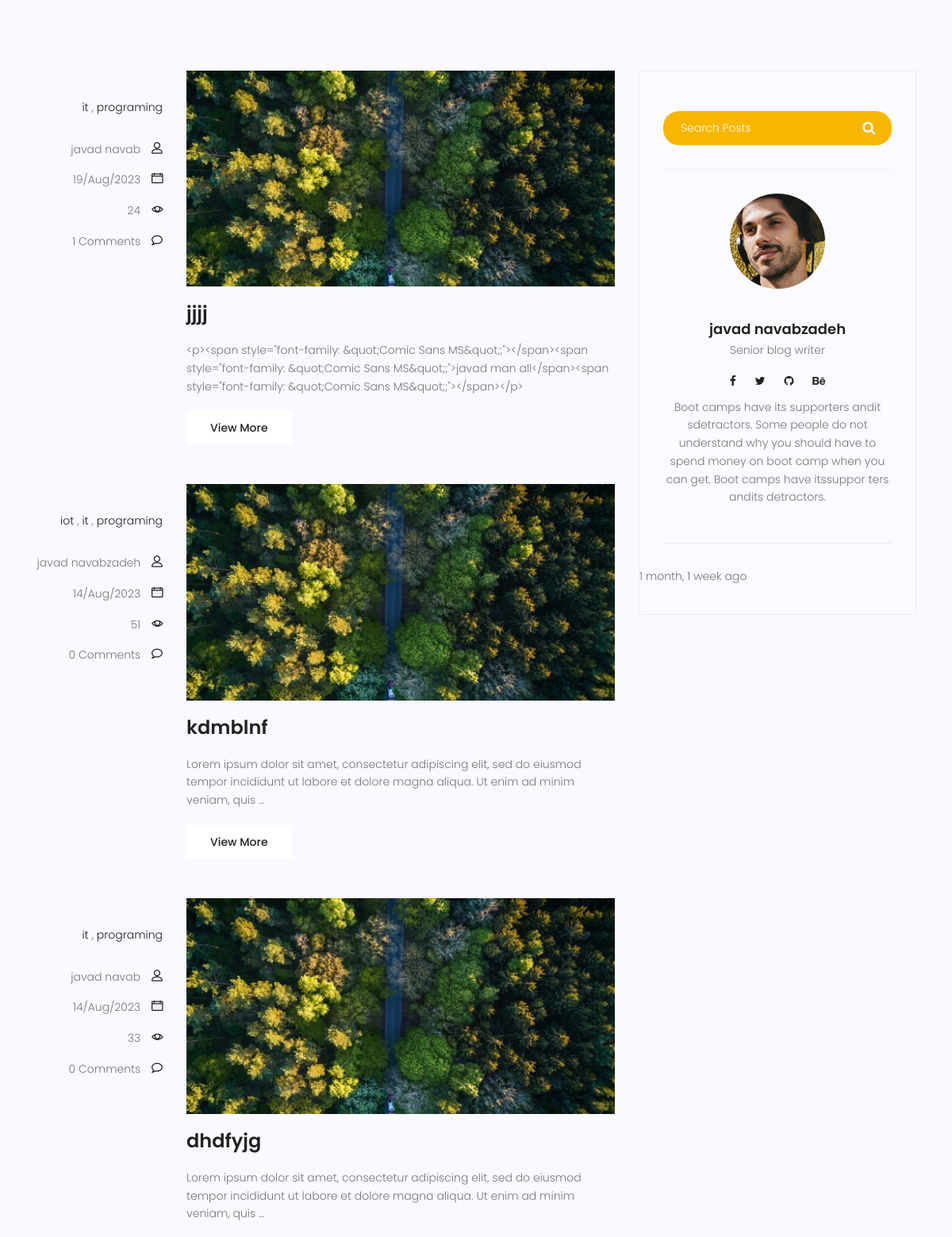
Page /blog/ (middle part) on the earlier database version.
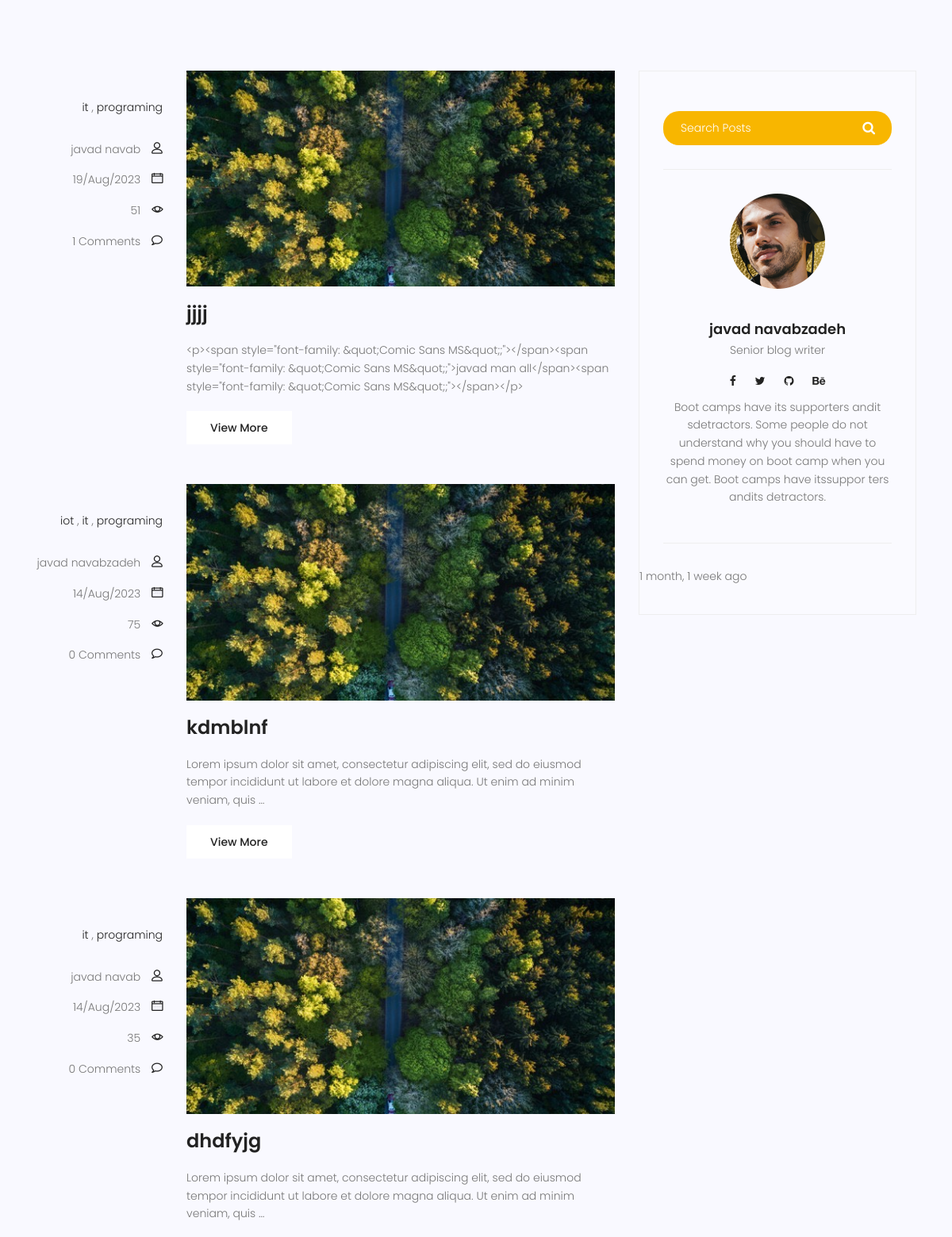
Same page on the later database version.
### blog/models.py (models this page shows, shortened)
class category(models.Model):
    name = models.CharField(max_length=255)
    def __str__(self):
        return self.name

class post(models.Model):
    image = models.ImageField(upload_to='blog/' , default='blog/default.jpg')
    author = models.ForeignKey(User , on_delete=models.SET_NULL , null=True)
    title = models.CharField(max_length=255)
    content = models.TextField()
    tags = TaggableManager()
    category = models.ManyToManyField(category)
    counted_views = models.IntegerField(default=0)
    status = models.BooleanField(default=False)
    login_require = models.BooleanField(default=False)
    published_at = models.DateTimeField(null=True)
    created_at = models.DateTimeField(auto_now_add=True)
    updated_at = models.DateTimeField(auto_now=True )
    class Meta:
        ordering = ['-created_at']

### blog/views.py (the view)
# urls.py: path('' , blog ,name='blog'),
def blog(request , **kwargs):
    t = datetime.datetime.now()
    posts = post.objects.filter( status=True , published_at__lte=t)
    if kwargs.get('cat_name'):
        posts = posts.filter(category__name=kwargs['cat_name'])
    if kwargs.get('author_username'):
        posts = posts.filter(author__username=kwargs['author_username'])
    if kwargs.get('tag_name'):
        posts = posts.filter(tags__name__in=[kwargs['tag_name']])
    posts = Paginator(posts ,6)
    try:
        page_number = request.GET.get('page')
        posts = posts.get_page(page_number)
    except PageNotAnInteger:
        posts = posts.get_page(1)
    except EmptyPage:
        posts = posts.get_page(1)
    context = {'posts' : posts }
    return render(request,'blog/blog-home.html' , context)

### blog/templatetags/blog_tags.py (called while the page is built)
@register.simple_tag(name='comments_count')
def function(pid):
    return comment.objects.filter(post = pid , approved = True).count()

@register.inclusion_tag('blog/blog-category.html')
def postcategories():
    posts = post.objects.filter(status = True)
    categories = category.objects.all()
    cat_dict = {}
    for name in categories:
        cat_dict[name]=posts.filter(category=name).count()
    return {'categories':cat_dict}

### templates/blog/blog-home.html (shortened to what this page needs)
{% extends 'base.html' %} {% load static %} {% load blog_tags %} {% block content %}
<section class="top-category-widget-area pt-90 pb-90">
</section>
<section class="post-content-area">
  <div class="container">
    <div class="row">
      <div class="col-lg-8 posts-list">
        {% for post in posts %}
        <div class="single-post row">
          <div class="col-lg-3 col-md-3 meta-details">
            <ul class="tags">
              {% for cat in post.category.all %}
              <li>
                <a href="{% url 'blog:category' cat_name=cat.name %}"
                  >{{cat.name}}</a
                >
              </li>
              {% if not forloop.last %} , {% endif %} {% endfor %}
            </ul>
            <div class="user-details row">
              <p class="user-name col-lg-12 col-md-12 col-6">
                <a
                  href="{% url 'blog:author' author_username=post.author.username %}"
                  >{{post.author.get_full_name}}</a
                >
                <span class="lnr lnr-user"></span>
              </p>
              <p class="date col-lg-12 col-md-12 col-6">
                <a href="#">{{post.published_at|date:"d/M/Y"}}</a>
                <span class="lnr lnr-calendar-full"></span>
              </p>
              <p class="view col-lg-12 col-md-12 col-6">
                <a href="#">{{post.counted_views}}</a>
                <span class="lnr lnr-eye"></span>
              </p>
              <p class="comments col-lg-12 col-md-12 col-6">
                <a href="#">{% comments_count post.id %} Comments</a> <span class="lnr lnr-bubble"></span>
              </p>
            </div>
          </div>
          <div class="col-lg-9 col-md-9">
            <div class="feature-img">
              <img class="img-fluid" src="{{post.image.url}}" alt="" />
            </div>
            <a class="posts-title" href="{% url 'blog:single' pid=post.id %}"
              ><h3>{{post.title}}</h3></a
            >
            <p class="excert">{{post.content|truncatewords:25}}</p>
            <a href="{% url 'blog:single' pid=post.id %}" class="primary-btn"
              >View More</a
            >
          </div>
        </div>
        {% endfor %}
      </div>
      <div class="col-lg-4 sidebar-widgets">
        <div class="widget-wrap">
          {% include 'blog/blog-search.html' %}
          {% include 'blog/blog-writer.html' %}
          {% include 'blog/blog-popular-posts.html' %} -->
</section>
{% endblock %}

### templates/base.html (shortened to what this page needs)
{% load static %}
<!DOCTYPE html>
<html lang="zxx" class="no-js">
  <head>
    <link rel="stylesheet" href="{% static 'css/linearicons.css' %}" />
    <link rel="stylesheet" href="{% static 'css/font-awesome.min.css' %}" />
    <link rel="stylesheet" href="{% static 'css/bootstrap.css' %}" />
    <link rel="stylesheet" href="{% static 'css/magnific-popup.css' %}" />
    <link rel="stylesheet" href="{% static 'css/jquery-ui.css' %}" />
    <link rel="stylesheet" href="{% static 'css/nice-select.css' %}" />
    <link rel="stylesheet" href="{% static 'css/animate.min.css' %}" />
    <link rel="stylesheet" href="{% static 'css/owl.carousel.css' %}" />
    <link rel="stylesheet" href="{% static 'css/main.css' %}" />
  </head>
  <body>
    {% block content %} {% endblock %}
  </body>
</html>

### templates/blog/blog-search.html
{% load static %}
<div class="single-sidebar-widget search-widget">
    <form class="search-form" action="{% url 'blog:search' %}" method="get" >
      <input
        placeholder="Search Posts"
        name="search"
        type="text"
        onfocus="this.placeholder = ''"
        onblur="this.placeholder = 'Search Posts'"
      />
      <button type="submit"><i class="fa fa-search"></i></button>
    </form>
  </div>

### templates/blog/blog-writer.html
{% load static %}
<div class="single-sidebar-widget user-info-widget">
    <img src="{% static 'img/blog/user-info.png' %}" alt="" />
    <a href="#"><h4>javad navabzadeh</h4></a>
    <p>Senior blog writer</p>
    <ul class="social-links">
      <li>
        <a href="#"><i class="fa fa-facebook"></i></a>
      </li>
      <li>
        <a href="#"><i class="fa fa-twitter"></i></a>
      </li>
      <li>
        <a href="#"><i class="fa fa-github"></i></a>
      </li>
      <li>
        <a href="#"><i class="fa fa-behance"></i></a>
      </li>
    </ul>
    <p>
      Boot camps have its supporters andit sdetractors. Some people do
      not understand why you should have to spend money on boot camp
      when you can get. Boot camps have itssuppor ters andits
      detractors.
    </p>
  </div>

### templates/blog/blog-popular-posts.html (shortened to what this page needs)
{% load humanize %}
{% load static %}
      {% for post in posts %}
      <div class="single-post-list d-flex flex-row align-items-center">
        <div class="details">
          <p>{{post.published_at|naturaltime}}</p>
        </div>
      </div>
      {% endfor %}
    </div>
  </div>

### templates/blog/blog-category.html (shortened to what this page needs)
{% load static %}

### statics/css/main.css (style rules this page uses)
body { color: #777777; font-family: "Poppins", sans-serif; font-size: 14px; font-weight: 300; line-height: 1.625em; position: relative; }
ol, ul { margin: 0; padding: 0; list-style: none; }
a { -webkit-transition: all 0.3s ease 0s; -moz-transition: all 0.3s ease 0s; -o-transition: all 0.3s ease 0s; transition: all 0.3s ease 0s; }
a, a:focus, a:hover { text-decoration: none; outline: 0; }
h1, h2, h3, h4, h5, h6 { font-family: "Poppins", sans-serif; color: #222222; line-height: 1.2em !important; margin-bottom: 0; margin-top: 0; font-weight: 600; }
h3, .h3 { font-size: 24px; }
h4, .h4 { font-size: 18px; }
.pt-90 { padding-top: 90px; }
.pb-90 { padding-bottom: 90px; }
h3 { font-size: 24px; }
h4 { font-size: 18px; }
h1, h2, h3, h4, h5, h6 { line-height: 1.5em; }
.primary-btn { background: #f8b600; line-height: 42px; padding-left: 30px; padding-right: 30px; border: none; color: #fff; display: inline-block; font-size: 14px; font-weight: 500; position: relative; -webkit-transition: all 0.3s ease 0s; -moz-transition: all 0.3s ease 0s; -o-transition: all 0.3s ease 0s; transition: all 0.3s ease 0s; cursor: pointer; position: relative; }
.top-category-widget-area { background-color: #f9f9ff; }
.post-content-area { background-color: #f9f9ff; }
.post-content-area .single-post { margin-bottom: 50px; }
.post-content-area .single-post .meta-details { text-align: right; margin-top: 35px; }
.post-content-area .single-post .meta-details .tags { margin-bottom: 30px; }
.post-content-area .single-post .meta-details .tags li { display: inline-block; font-size: 14px; }
.post-content-area .single-post .meta-details .tags li a { color: #222; -webkit-transition: all 0.3s ease 0s; -moz-transition: all 0.3s ease 0s; -o-transition: all 0.3s ease 0s; transition: all 0.3s ease 0s; }
.post-content-area .single-post .user-name a, .post-content-area .single-post .date a, .post-content-area .single-post .view a, .post-content-area .single-post .comments a { color: #777777; margin-right: 10px; -webkit-transition: all 0.3s ease 0s; -moz-transition: all 0.3s ease 0s; -o-transition: all 0.3s ease 0s; transition: all 0.3s ease 0s; }
.post-content-area .single-post .user-name .lnr, .post-content-area .single-post .date .lnr, .post-content-area .single-post .view .lnr, .post-content-area .single-post .comments .lnr { font-weight: 900; color: #222; }
.post-content-area .single-post .feature-img img { width: 100%; }
.post-content-area .single-post .posts-title h3 { margin: 20px 0px; }
.post-content-area .single-post .excert { margin-bottom: 20px; }
.post-content-area .single-post .primary-btn { background: #fff !important; color: #222 !important; -webkit-transition: all 0.3s ease 0s; -moz-transition: all 0.3s ease 0s; -o-transition: all 0.3s ease 0s; transition: all 0.3s ease 0s; border-radius: 0px !important; }
.posts-list .posts-title h3 { -webkit-transition: all 0.3s ease 0s; -moz-transition: all 0.3s ease 0s; -o-transition: all 0.3s ease 0s; transition: all 0.3s ease 0s; }
.sidebar-widgets { padding-bottom: 120px; }
.widget-wrap { background: #fafaff; padding: 20px 0px; border: 1px solid #eee; }
.widget-wrap .single-sidebar-widget { margin: 30px 30px; padding-bottom: 30px; border-bottom: 1px solid #eee; }
.widget-wrap .search-widget form.search-form input[type=text] { color: #fff; padding: 10px 22px; font-size: 14px; border: none; float: left; width: 80%; border-bottom-left-radius: 20px; border-top-left-radius: 20px; background: #f8b600; }
.widget-wrap .search-widget form.search-form button { float: left; width: 20%; padding: 10px; background: #f8b600; color: #fff; font-size: 17px; border: none; cursor: pointer; border-bottom-right-radius: 20px; border-top-right-radius: 20px; }
.widget-wrap .search-widget form.search-form::after { content: ""; clear: both; display: table; }
.widget-wrap .user-info-widget { text-align: center; }
.widget-wrap .user-info-widget a h4 { margin-top: 40px; margin-bottom: 5px; -webkit-transition: all 0.3s ease 0s; -moz-transition: all 0.3s ease 0s; -o-transition: all 0.3s ease 0s; transition: all 0.3s ease 0s; }
.widget-wrap .user-info-widget .social-links li { display: inline-block; margin-bottom: 10px; }
.widget-wrap .user-info-widget .social-links li a { color: #222; padding: 10px; font-size: 14px; -webkit-transition: all 0.3s ease 0s; -moz-transition: all 0.3s ease 0s; -o-transition: all 0.3s ease 0s; transition: all 0.3s ease 0s; }

Differences in the rows shown:
changed post "jjjj": counted_views "24" → "51"
changed post "kdmblnf": counted_views "51" → "75"
changed post "dhdfyjg": counted_views "33" → "35"
